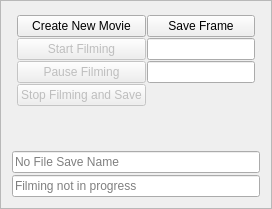
                    <widget class="QFrame" name="movieFrame">
                     <property name="sizePolicy">
                      <sizepolicy hsizetype="Expanding" vsizetype="Preferred">
                       <horstretch>0</horstretch>
                       <verstretch>0</verstretch>
                      </sizepolicy>
                     </property>
                     <property name="frameShape">
                      <enum>QFrame::StyledPanel</enum>
                     </property>
                     <property name="frameShadow">
                      <enum>QFrame::Raised</enum>
                     </property>
                     <layout class="QHBoxLayout" name="horizontalLayout_3">
                      <property name="sizeConstraint">
                       <enum>QLayout::SetDefaultConstraint</enum>
                      </property>
                      <item>
                       <widget class="QFrame" name="frame">
                        <property name="sizePolicy">
                         <sizepolicy hsizetype="Expanding" vsizetype="Preferred">
                          <horstretch>0</horstretch>
                          <verstretch>0</verstretch>
                         </sizepolicy>
                        </property>
                        <property name="frameShape">
                         <enum>QFrame::NoFrame</enum>
                        </property>
                        <layout class="QVBoxLayout" name="verticalLayout_3">
                         <property name="spacing">
                          <number>2</number>
                         </property>
                         <property name="sizeConstraint">
                          <enum>QLayout::SetDefaultConstraint</enum>
                         </property>
                         <property name="leftMargin">
                          <number>0</number>
                         </property>
                         <property name="topMargin">
                          <number>0</number>
                         </property>
                         <property name="rightMargin">
                          <number>0</number>
                         </property>
                         <property name="bottomMargin">
                          <number>0</number>
                         </property>
                         <item>
                          <widget class="QFrame" name="movieInfoFrame">
                           <property name="sizePolicy">
                            <sizepolicy hsizetype="Expanding" vsizetype="Preferred">
                             <horstretch>0</horstretch>
                             <verstretch>0</verstretch>
                            </sizepolicy>
                           </property>
                           <property name="frameShape">
                            <enum>QFrame::NoFrame</enum>
                           </property>
                           <property name="frameShadow">
                            <enum>QFrame::Raised</enum>
                           </property>
                           <layout class="QHBoxLayout" name="horizontalLayout_2">
                            <property name="spacing">
                             <number>1</number>
                            </property>
                            <property name="leftMargin">
                             <number>3</number>
                            </property>
                            <property name="topMargin">
                             <number>3</number>
                            </property>
                            <property name="rightMargin">
                             <number>3</number>
                            </property>
                            <property name="bottomMargin">
                             <number>3</number>
                            </property>
                            <item>
                             <spacer name="movieLSpacer">
                              <property name="orientation">
                               <enum>Qt::Horizontal</enum>
                              </property>
                              <property name="sizeType">
                               <enum>QSizePolicy::Expanding</enum>
                              </property>
                              <property name="sizeHint" stdset="0">
                               <size>
                                <width>2</width>
                                <height>20</height>
                               </size>
                              </property>
                             </spacer>
                            </item>
                            <item>
                             <layout class="QVBoxLayout" name="movieOuterLayout">
                              <property name="sizeConstraint">
                               <enum>QLayout::SetDefaultConstraint</enum>
                              </property>
                              <item>
                               <layout class="QGridLayout" name="gridLayout_4">
                                <property name="sizeConstraint">
                                 <enum>QLayout::SetDefaultConstraint</enum>
                                </property>
                                <item row="3" column="0">
                                 <widget class="QPushButton" name="movieStop">
                                  <property name="enabled">
                                   <bool>false</bool>
                                  </property>
                                  <property name="sizePolicy">
                                   <sizepolicy hsizetype="Expanding" vsizetype="Fixed">
                                    <horstretch>0</horstretch>
                                    <verstretch>0</verstretch>
                                   </sizepolicy>
                                  </property>
                                  <property name="text">
                                   <string>Stop Filming and Save</string>
                                  </property>
                                 </widget>
                                </item>
                                <item row="0" column="0">
                                 <widget class="QPushButton" name="movieNew">
                                  <property name="sizePolicy">
                                   <sizepolicy hsizetype="Expanding" vsizetype="Fixed">
                                    <horstretch>0</horstretch>
                                    <verstretch>0</verstretch>
                                   </sizepolicy>
                                  </property>
                                  <property name="text">
                                   <string>Create New Movie</string>
                                  </property>
                                 </widget>
                                </item>
                                <item row="1" column="0">
                                 <widget class="QPushButton" name="movieStart">
                                  <property name="enabled">
                                   <bool>false</bool>
                                  </property>
                                  <property name="sizePolicy">
                                   <sizepolicy hsizetype="Expanding" vsizetype="Fixed">
                                    <horstretch>0</horstretch>
                                    <verstretch>0</verstretch>
                                   </sizepolicy>
                                  </property>
                                  <property name="text">
                                   <string>Start Filming</string>
                                  </property>
                                 </widget>
                                </item>
                                <item row="2" column="0">
                                 <widget class="QPushButton" name="moviePause">
                                  <property name="enabled">
                                   <bool>false</bool>
                                  </property>
                                  <property name="sizePolicy">
                                   <sizepolicy hsizetype="Expanding" vsizetype="Fixed">
                                    <horstretch>0</horstretch>
                                    <verstretch>0</verstretch>
                                   </sizepolicy>
                                  </property>
                                  <property name="text">
                                   <string>Pause Filming</string>
                                  </property>
                                 </widget>
                                </item>
                                <item row="4" column="0">
                                 <spacer name="movieVSpacer">
                                  <property name="orientation">
                                   <enum>Qt::Vertical</enum>
                                  </property>
                                  <property name="sizeHint" stdset="0">
                                   <size>
                                    <width>20</width>
                                    <height>40</height>
                                   </size>
                                  </property>
                                 </spacer>
                                </item>
                                <item row="0" column="1">
                                 <widget class="QPushButton" name="takeSnap">
                                  <property name="toolTip">
                                   <string>&lt;html&gt;&lt;head/&gt;&lt;body&gt;&lt;p&gt;Save the current frame to a file.&lt;/p&gt;&lt;/body&gt;&lt;/html&gt;</string>
                                  </property>
                                  <property name="text">
                                   <string>Save Frame</string>
                                  </property>
                                 </widget>
                                </item>
                                <item row="1" column="1">
                                 <widget class="QLineEdit" name="spinFPS">
                                  <property name="enabled">
                                   <bool>true</bool>
                                  </property>
                                  <property name="font">
                                   <font>
                                    <weight>50</weight>
                                    <bold>false</bold>
                                   </font>
                                  </property>
                                  <property name="frame">
                                   <bool>true</bool>
                                  </property>
                                  <property name="readOnly">
                                   <bool>true</bool>
                                  </property>
                                  <property name="placeholderText">
                                   <string/>
                                  </property>
                                 </widget>
                                </item>
                                <item row="2" column="1">
                                 <widget class="QLineEdit" name="twinkleFPS">
                                  <property name="readOnly">
                                   <bool>true</bool>
                                  </property>
                                  <property name="placeholderText">
                                   <string/>
                                  </property>
                                 </widget>
                                </item>
                               </layout>
                              </item>
                             </layout>
                            </item>
                            <item>
                             <spacer name="movieRSpacer">
                              <property name="orientation">
                               <enum>Qt::Horizontal</enum>
                              </property>
                              <property name="sizeType">
                               <enum>QSizePolicy::Expanding</enum>
                              </property>
                              <property name="sizeHint" stdset="0">
                               <size>
                                <width>2</width>
                                <height>20</height>
                               </size>
                              </property>
                             </spacer>
                            </item>
                           </layout>
                          </widget>
                         </item>
                         <item>
                          <widget class="QLineEdit" name="movieFile">
                           <property name="sizePolicy">
                            <sizepolicy hsizetype="Ignored" vsizetype="Expanding">
                             <horstretch>0</horstretch>
                             <verstretch>0</verstretch>
                            </sizepolicy>
                           </property>
                           <property name="autoFillBackground">
                            <bool>false</bool>
                           </property>
                           <property name="frame">
                            <bool>true</bool>
                           </property>
                           <property name="readOnly">
                            <bool>true</bool>
                           </property>
                           <property name="placeholderText">
                            <string>No File Save Name</string>
                           </property>
                          </widget>
                         </item>
                         <item>
                          <widget class="QLineEdit" name="movieTime">
                           <property name="sizePolicy">
                            <sizepolicy hsizetype="Ignored" vsizetype="Fixed">
                             <horstretch>0</horstretch>
                             <verstretch>0</verstretch>
                            </sizepolicy>
                           </property>
                           <property name="readOnly">
                            <bool>true</bool>
                           </property>
                           <property name="placeholderText">
                            <string>Filming not in progress</string>
                           </property>
                          </widget>
                         </item>
                        </layout>
                        <zorder>movieInfoFrame</zorder>
                        <zorder>movieTime</zorder>
                        <zorder>movieFile</zorder>
                       </widget>
                      </item>
                     </layout>
                    </widget>
